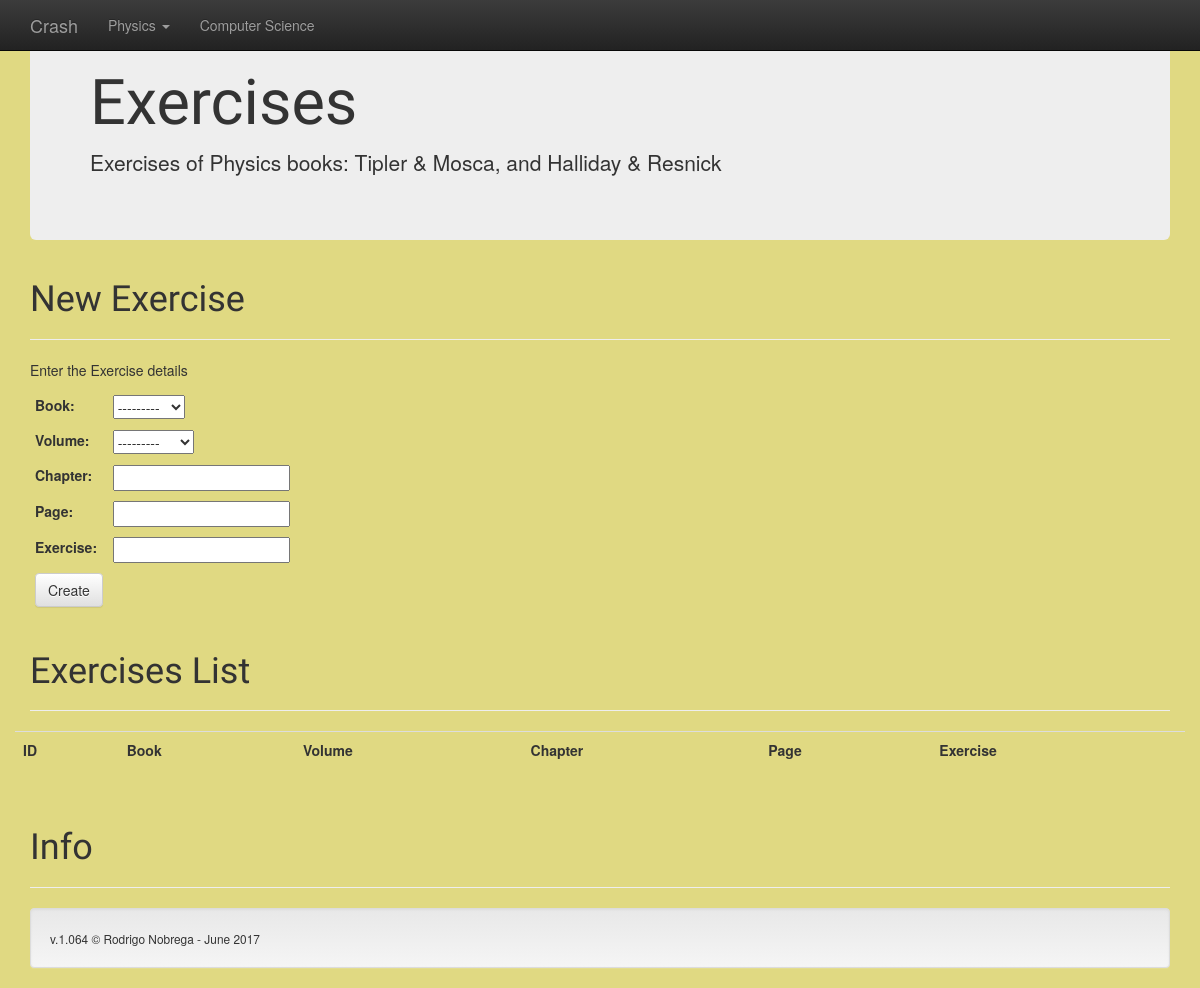
Page /Crash/exercise on the earlier database version.
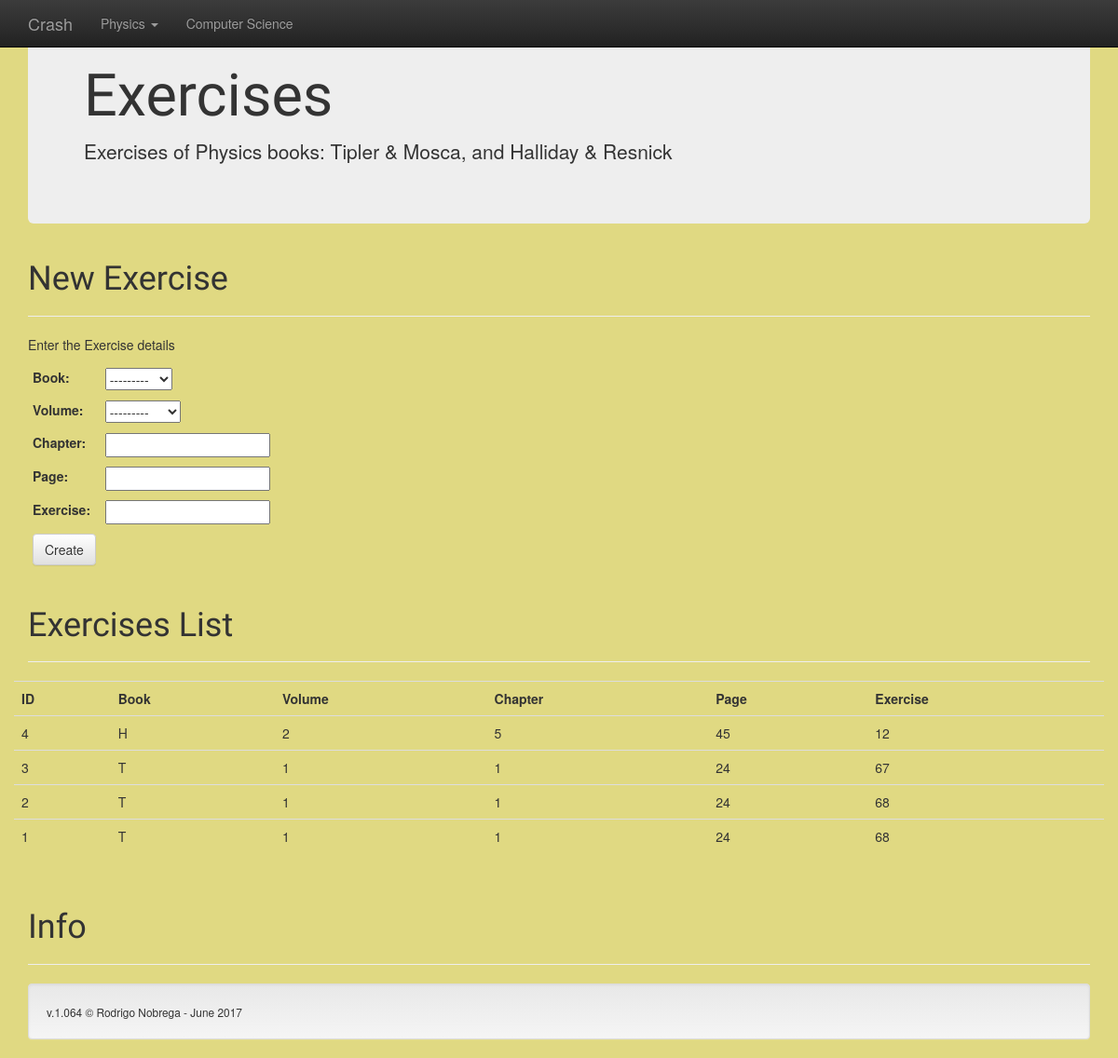
Same page on the later database version.
### Physics/models.py (models this page shows)
class HTExercise(models.Model):
    book = models.CharField(max_length=1, choices=[('T', 'Tipler'), ('H', 'Halliday')])
    volume = models.IntegerField(blank=True, choices=[(1, 'Volume 1'), (2, 'Volume 2'), (3, 'Volume 3'), (4, 'Volume 4')])
    chapter = models.IntegerField(default=None, blank=True)
    page = models.IntegerField(default=None, blank=True)
    exercise = models.CharField(max_length=5, default=None, blank=True)

### Physics/views.py (the view)
def exercise_list(request):
    elist = HTExercise.objects.order_by('-id')
    if request.method == 'POST':
        eform = ExerciseForm(request.POST)
        if eform.is_valid():
            eform.save(commit=True)
            return render(request, 'Physics/exercise.html', {'exercise_list': elist, 'exercise_form': ExerciseForm()})
    else:
        eform = ExerciseForm()
    context = {'exercise_list': elist, 'exercise_form': eform}
    return render(request, 'Physics/exercise.html', context)

### Physics/forms.py
class ExerciseForm(forms.ModelForm):
    class Meta:
        model = HTExercise
        fields = ('book', 'volume', 'chapter', 'page', 'exercise')

### Physics/templates/Physics/exercise.html (shortened to what this page needs)
{% extends 'base.html' %}
      {% block body%}
      <div class="jumbotron">
        <h1>Exercises</h1>
        <p>Exercises of Physics books: Tipler & Mosca, and Halliday & Resnick</p>
      </div>
      <div class="page-header">
        <h1>New Exercise</h1>
      </div>
      <div class="row">
      <div class="col-md-6">
      <p>Enter the Exercise details</p>
      <form  method="POST" class="form-inline">
        <table class="table-condensed">
          {{ exercise_form }}
          <tr>
            <td><button type="submit" class="btn btn-default">Create</button></td>
          </tr>
        </table>
      </form>
      </div>
      </div>
      <div class="page-header">
        <h1>Exercises List</h1>
      </div>
      <div class="row">
        <table class="table table-hover">
        <tr>
          <td><strong>ID</strong></td>
          <td><strong>Book</strong></td>
          <td><strong>Volume</strong></td>
          <td><strong>Chapter</strong></td>
          <td><strong>Page</strong></td>
          <td><strong>Exercise</strong></td>
        </tr>
        {% for exercise in exercise_list %}
        <tr>
          <td>{{ exercise.id }}</td>
          <td>{{ exercise.book }}</td>
          <td>{{ exercise.volume }}</td>
          <td>{{ exercise.chapter }}</td>
          <td>{{ exercise.page }}</td>
          <td>{{ exercise.exercise }}</td>
        </tr>
        {% endfor %}
        </table>
      </div>
      {% endblock%}

### Physics/templates/base.html (shortened to what this page needs)
<!DOCTYPE html>
<html>
    <head>
        <link rel="stylesheet" href="https://maxcdn.bootstrapcdn.com/bootstrap/3.3.7/css/bootstrap.min.css">
        <link rel="stylesheet" href="https://maxcdn.bootstrapcdn.com/bootstrap/3.3.7/css/bootstrap-theme.min.css">
        {% load static %}
        <link rel="stylesheet" href="{% static 'Physics/style.css' %}" type="text/css">
    </head>
<body data-feedly-mini="yes">
    <nav class="navbar navbar-inverse navbar-fixed-top">
        <div class="container">
        <div class="navbar-header">
        <a class="navbar-brand" href="{% url 'home' %}">Crash</a>
        </div>
        <div id="navbar" class="navbar-collapse collapse">
        <ul class="nav navbar-nav">
        <li class="dropdown">
            <a href="http://getbootstrap.com/examples/theme/#" class="dropdown-toggle" data-toggle="dropdown" role="button" aria-haspopup="true" aria-expanded="false">Physics <span class="caret"></span></a>
        </li>
        <li><a href="http://getbootstrap.com/examples/theme/#about">Computer Science</a></li>
        </ul>
        </div>
        </div>
    </nav>
    <div class="container theme-showcase" role="main">
        {% block body %}
        {% endblock %}
        <div class="page-header">
        <h1>Info</h1>
        </div>
        <div class="well">
        <small>v.1.064 © Rodrigo Nobrega - June 2017</small>
        </div>
    </div>
</body>
</html>

### Physics/static/Physics/style.css (style rules this page uses)
body { background-color: #E0D982; }
h1 { font-family: 'Acme', sans-serif; }

Differences in the rows shown:
added HTExercise: id "4", book "H", volume "2", chapter "5", page "45", exercise "12"
added HTExercise: id "3", book "T", volume "1", chapter "1", page "24", exercise "67"
added HTExercise: id "2", book "T", volume "1", chapter "1", page "24", exercise "68"
added HTExercise: id "1", book "T", volume "1", chapter "1", page "24", exercise "68"
